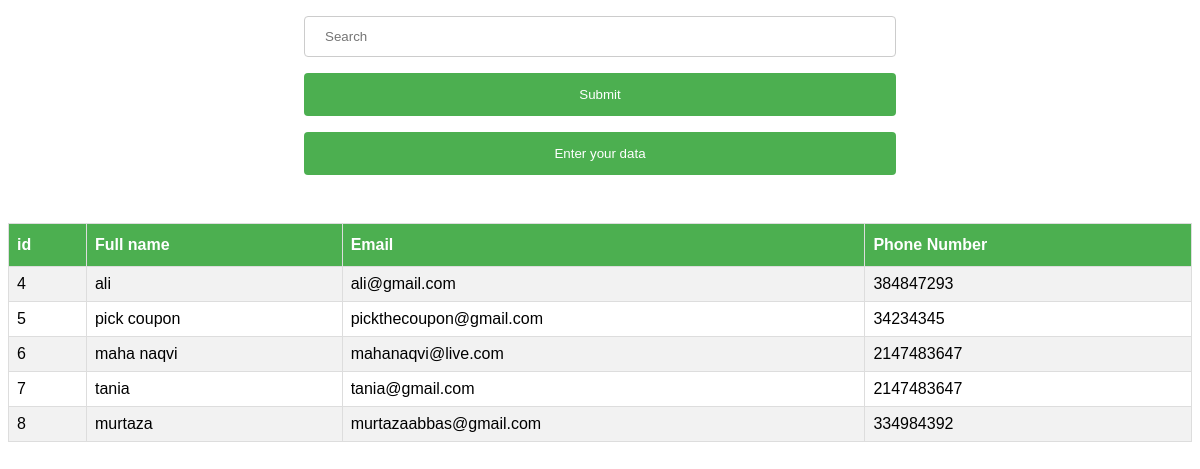
The page / on the database its author committed.
### tables this page shows
CREATE TABLE `employee_details` (
  `id` int(11) NOT NULL,
  `full_name` varchar(30) NOT NULL,
  `email` varchar(40) NOT NULL,
  `phone_no` int(24) NOT NULL
);

### index.php (the view, shortened to what this page needs)
<html>
    <head>
        <link rel="stylesheet" href="style.css">
    </head>
    <body>
        <div class="searchbox">
            <form class="search-form" method="POST">
                <input type="text" placeholder="Search" name="search" >
                <input type="submit" name="submitsearch" >
            </form>
        </div>
        <form action="form.php" method="post" class="form1">
            <input type="submit" name="empdata" value="Enter your data">
        </form>
        <?php
            include 'db_connect.php';
            $sql = "SELECT * FROM employee_details";
            if($result = mysqli_query($conn,$sql)){
                if(mysqli_num_rows($result) > 0){
                    echo "<table class='mytable'>";
                    echo "<tr>";
                        echo "<th>id</th>";
                        echo "<th>Full name</th>";
                        echo "<th>Email</th>";
                        echo "<th>Phone Number</th>";
                    echo "</tr>";
                    while($row = mysqli_fetch_array($result)){
                        echo "<tr>";
                            echo "<td>" . $row['id'] . "</td>";
                            echo "<td>" . $row['full_name'] . "</td>";
                            echo "<td>" . $row['email'] . "</td>";
                            echo "<td>" . $row['phone_no'] . "</td>";
                        echo "</tr>";
                    }
                    echo "</table>";
                }
            }
            ?>
    </body>
</html>

### style.css (style rules this page uses)
.mytable { font-family: Arial, Helvetica, sans-serif; border-collapse: collapse; width: 100%; }
.mytable td, .mytable th { border: 1px solid #ddd; padding: 8px; }
.mytable tr:nth-child(even) { background-color: #f2f2f2; }
.mytable th { padding-top: 12px; padding-bottom: 12px; text-align: left; background-color: #4CAF50; color: white; }
.searchbox { width: 100%; text-align: center; }
.search-form { width: 50%; margin: auto; }
.form1 { margin: auto; width: 50%; margin-bottom: 40px; }
input[type=text] { width: 100%; padding: 12px 20px; margin: 8px 0; display: inline-block; border: 1px solid #ccc; border-radius: 4px; box-sizing: border-box; }
input[type=submit] { width: 100%; background-color: #4CAF50; color: white; padding: 14px 20px; margin: 8px 0; border: none; border-radius: 4px; cursor: pointer; }

### rows shown on the page
employee_details: id "4", full_name "ali", email "ali@gmail.com", phone_no "384847293"
employee_details: id "5", full_name "pick coupon", email "pickthecoupon@gmail.com", phone_no "34234345"
employee_details: id "6", full_name "maha naqvi", email "mahanaqvi@live.com", phone_no "2147483647"
employee_details: id "7", full_name "tania", email "tania@gmail.com", phone_no "2147483647"
employee_details: id "8", full_name "murtaza", email "murtazaabbas@gmail.com", phone_no "334984392"
